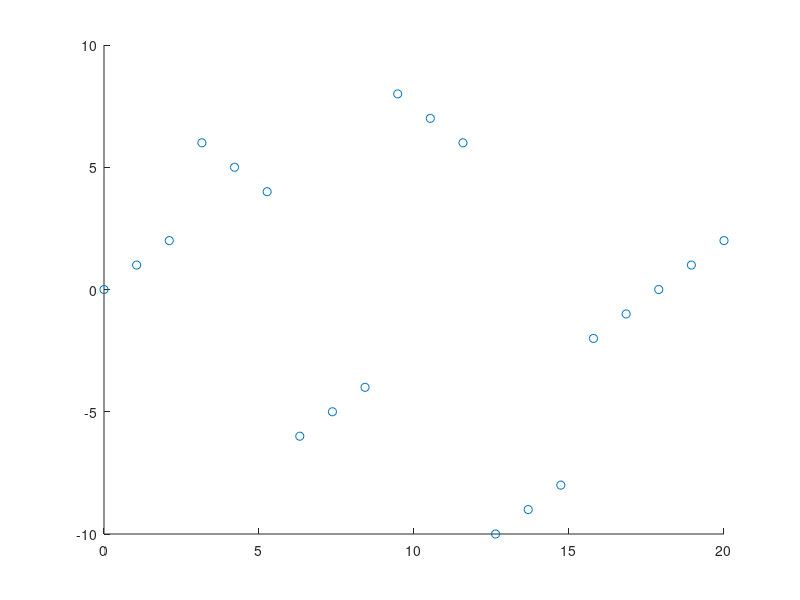

Reproduce this figure in MATLAB. (Note: this script raises an error after producing the figure.)
%% Test Linesplitting fn on sawtooth
% L Drabsch 8/4/16
close all
clear all
clc
load mydata

fig = figure(1);
scatter(mydata(:,1),mydata(:,2));
Lines = LineSplit(mydata,0.1);

% plotlines(Lines,Data,fig);
